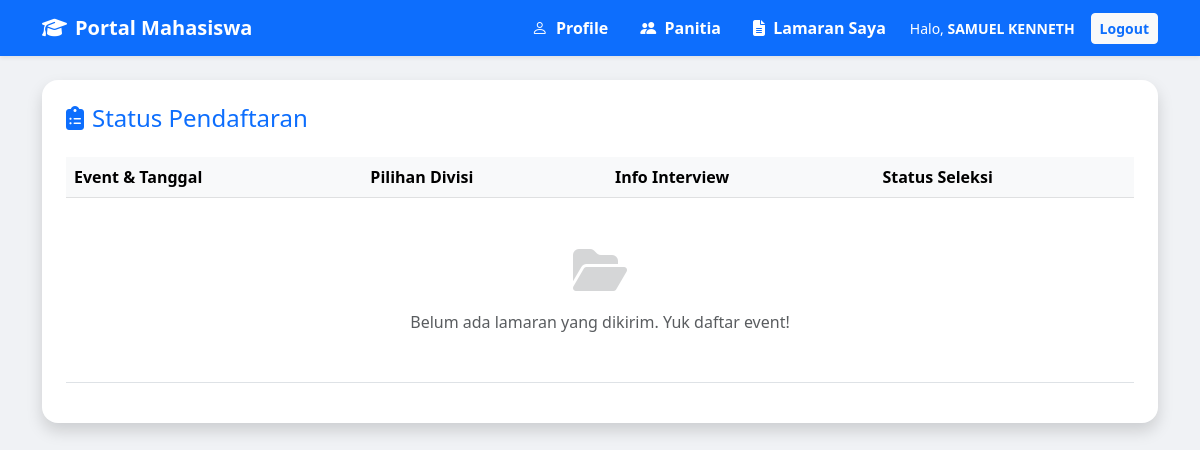
/STUDENT/my_applications.php (signed in), run on an earlier commit of the app's database.
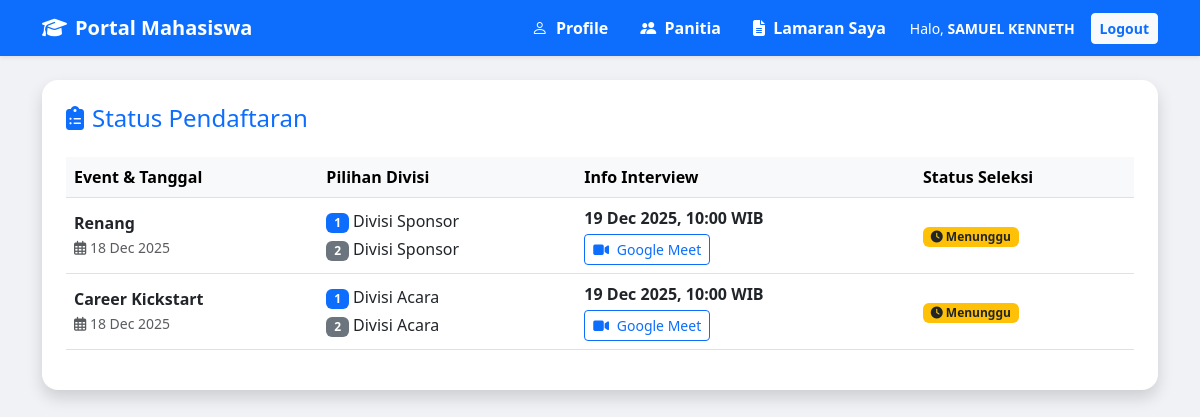
And on a later commit of the database.
### tables this page shows
CREATE TABLE `registrations` (
  `registration_id` int(11) NOT NULL,
  `user_id` int(11) NOT NULL,
  `position_id` int(11) NOT NULL,
  `position_id_2` int(11) DEFAULT NULL,
  `motivation` text DEFAULT NULL,
  `experience` text DEFAULT NULL,
  `cv_file` varchar(255) DEFAULT NULL,
  `portfolio_file` varchar(255) DEFAULT NULL,
  `interview_time` datetime DEFAULT NULL,
  `meet_link` varchar(255) DEFAULT NULL,
  `status` enum('pending','accepted','declined') DEFAULT 'pending',
  `registered_at` timestamp NOT NULL DEFAULT current_timestamp()
);

CREATE TABLE `events` (
  `event_id` int(100) NOT NULL,
  `event_name` varchar(255) NOT NULL,
  `event_description` text DEFAULT NULL,
  `event_date` date NOT NULL,
  `event_end_date` date DEFAULT NULL,
  `event_location` varchar(100) DEFAULT NULL,
  `event_category` varchar(50) DEFAULT NULL,
  `event_poster` varchar(255) DEFAULT NULL,
  `event_status` enum('draft','published') DEFAULT 'draft',
  `created_at` timestamp NOT NULL DEFAULT current_timestamp() ON UPDATE current_timestamp(),
  `created_by` int(100) DEFAULT NULL
);

CREATE TABLE `positions` (
  `position_id` int(11) NOT NULL,
  `event_id` int(11) NOT NULL,
  `position_name` varchar(100) NOT NULL,
  `quota` int(11) NOT NULL DEFAULT 0,
  `description` text DEFAULT NULL,
  `created_at` timestamp NOT NULL DEFAULT current_timestamp()
);

### STUDENT/my_applications.php (the view)
<?php
require_once '../koneksi.php';
include('navbar_mahasiswa.php');
$email = $_SESSION['email'];
$q_user = mysqli_query($conn, "SELECT id FROM users WHERE email = '$email'");
$d_user = mysqli_fetch_assoc($q_user);
$user_id = $d_user['id'];
$query = "SELECT r.*,
          e.event_name, e.event_date, e.event_location,
          p1.position_name as pos_utama,
          p2.position_name as pos_cadangan
          FROM registrations r
          JOIN positions p1 ON r.position_id = p1.position_id
          LEFT JOIN positions p2 ON r.position_id_2 = p2.position_id
          JOIN events e ON p1.event_id = e.event_id
          WHERE r.user_id = '$user_id'
          ORDER BY r.registered_at DESC";
$result = mysqli_query($conn, $query);
?>
<div class="container mt-4 mb-5">
    <div class="card shadow border-0 rounded-4">
        <div class="card-body p-4">
            <h4 class="mb-4 text-primary"><i class="fas fa-clipboard-list me-2"></i>Status Pendaftaran</h4>
            <div class="table-responsive">
                <table class="table table-hover align-middle">
                    <thead class="table-light">
                        <tr>
                            <th>Event & Tanggal</th>
                            <th>Pilihan Divisi</th>
                            <th>Info Interview</th>
                            <th>Status Seleksi</th>
                        </tr>
                    </thead>
                    <tbody>
                        <?php if(mysqli_num_rows($result) > 0) {
                            while($row = mysqli_fetch_assoc($result)) { ?>
                            <tr>
                                <td>
                                    <strong class="text-dark"><?php echo htmlspecialchars($row['event_name']); ?></strong><br>
                                    <small class="text-muted"><i class="far fa-calendar-alt"></i> <?php echo date('d M Y', strtotime($row['event_date'])); ?></small>
                                </td>
                                <td>
                                    <div class="mb-1"><span class="badge bg-primary">1</span> <?php echo $row['pos_utama']; ?></div>
                                    <?php if($row['pos_cadangan']) { ?>
                                        <div><span class="badge bg-secondary">2</span> <?php echo $row['pos_cadangan']; ?></div>
                                    <?php } ?>
                                </td>
                                <td>
                                    <?php if($row['interview_time']) { ?>
                                        <div class="fw-bold text-dark mb-1">
                                            <?php echo date('d M Y, H:i', strtotime($row['interview_time'])); ?> WIB
                                        </div>
                                        <?php if($row['meet_link']) { ?>
                                            <a href="<?php echo $row['meet_link']; ?>" target="_blank" class="btn btn-sm btn-outline-primary">
                                                <i class="fas fa-video me-1"></i> Google Meet
                                            </a>
                                        <?php } ?>
                                    <?php } else { echo "<span class='text-muted'>-</span>"; } ?>
                                </td>
                                <td>
                                    <?php
                                    if($row['status'] == 'pending') {
                                        echo '<span class="badge bg-warning text-dark"><i class="fas fa-clock"></i> Menunggu</span>';
                                    } elseif($row['status'] == 'accepted') {
                                        echo '<span class="badge bg-success"><i class="fas fa-check-circle"></i> Diterima</span>';
                                    } else {
                                        echo '<span class="badge bg-danger"><i class="fas fa-times-circle"></i> Ditolak</span>';
                                    }
                                    ?>
                                </td>
                            </tr>
                        <?php } } else { ?>
                            <tr>
                                <td colspan="4" class="text-center py-5 text-muted">
                                    <i class="fas fa-folder-open fa-3x mb-3 opacity-25"></i><br>
                                    Belum ada lamaran yang dikirim. Yuk daftar event!
                                </td>
                            </tr>
                        <?php } ?>
                    </tbody>
                </table>
            </div>
        </div>
    </div>
</div>
</body>
</html>

### STUDENT/navbar_mahasiswa.php (shortened to what this page needs)
<!DOCTYPE html>
<html lang="id">
<head>
    <link href="https://cdn.jsdelivr.net/npm/bootstrap@5.3.0/dist/css/bootstrap.min.css" rel="stylesheet">
    <link rel="stylesheet" href="https://cdnjs.cloudflare.com/ajax/libs/font-awesome/6.4.0/css/all.min.css">
    <link rel="stylesheet" href="https://cdn.jsdelivr.net/npm/bootstrap-icons@1.13.1/font/bootstrap-icons.min.css">
</head>
<body>
    <nav class="navbar navbar-expand-lg navbar-dark bg-primary sticky-top shadow-sm">
        <div class="container">
            <a class="navbar-brand fw-bold"><i class="fas fa-graduation-cap me-2"></i>Portal Mahasiswa</a>
            <div class="collapse navbar-collapse" id="navbarNav">
                <ul class="navbar-nav ms-auto align-items-center">
                    <li class="nav-item me-3">
                         <a href="index.php" class="nav-link text-white active fw-semibold">
                            <i class="bi bi-person me-1"></i> Profile
                        </a>
                    </li>
                    <li class="nav-item me-3">
                         <a href="student_dashboard.php" class="nav-link text-white active fw-semibold">
                            <i class="bi bi-people-fill me-1"></i> Panitia
                        </a>
                    </li>
                    <li class="nav-item me-3">
                         <a href="my_applications.php" class="nav-link text-white active fw-semibold">
                            <i class="fas fa-file-alt me-1"></i> Lamaran Saya
                        </a>
                    </li>
                    <li class="nav-item">
                        <span class="text-white me-3 small">Halo, <strong><?php echo htmlspecialchars($_SESSION['name']); ?></strong></span>
                    </li>
                    <li class="nav-item">
                        <a href="../LOGIN/logout.php" class="btn btn-light btn-sm text-primary fw-bold">Logout</a>
                    </li>
                </ul>
            </div>
        </div>
    </nav>

### STUDENT/navbar_mahasiswa.php (style rules this page uses)
body { background-color: #f0f2f5; font-family: 'Segoe UI', sans-serif; }

What changed in the data, as far as the page shows it:
added registrations: events.event_name "Renang", events.event_date "18 Dec 2025", position.position_name "Divisi Sponsor", interview_time "19 Dec 2025, 10:00", status "pending" (drawn)
added registrations: events.event_name "Career Kickstart", events.event_date "18 Dec 2025", position.position_name "Divisi Acara", interview_time "19 Dec 2025, 10:00", status "pending" (drawn)
Also different on the page:
text no longer shown: "Belum ada lamaran yang dikirim. Yuk daftar event!"
